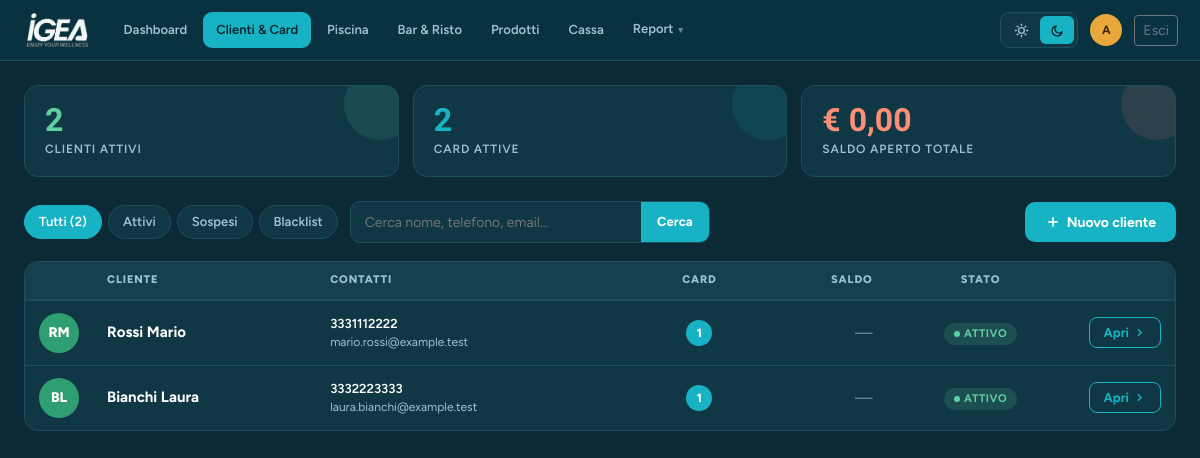
The page /customers (signed in) on the database its author committed.
### tables this page shows
CREATE TABLE customers (
  id INT UNSIGNED AUTO_INCREMENT PRIMARY KEY,
  first_name VARCHAR(100) NOT NULL,
  last_name VARCHAR(100) NOT NULL,
  phone VARCHAR(40),
  email VARCHAR(190),
  fiscal_code VARCHAR(32),
  birth_date DATE,
  address VARCHAR(255),
  privacy_consent TINYINT(1) NOT NULL DEFAULT 0,
  status ENUM('attivo','sospeso','blacklist') NOT NULL DEFAULT 'attivo',
  notes TEXT,
  created_at TIMESTAMP DEFAULT CURRENT_TIMESTAMP,
  updated_at TIMESTAMP DEFAULT CURRENT_TIMESTAMP ON UPDATE CURRENT_TIMESTAMP,
  INDEX idx_customers_last_name (last_name),
  INDEX idx_customers_phone (phone),
  INDEX idx_customers_email (email)
);

### app/Helpers/functions.php (called while the page is built, shortened)
<?php
function app_config(string $key, mixed $default = null): mixed
{
    static $config = null;
    if ($config === null) {
        $config = require __DIR__ . '/../../config/app.php';
    }
    return $config[$key] ?? $default;
}
function db(): PDO
{
    $config = require __DIR__ . '/../../config/database.php';
    $dsn = sprintf('mysql:host=%s;port=%s;dbname=%s;charset=%s', $config['host'], $config['port'], $config['database'], $config['charset']);
    $pdo = new PDO($dsn, $config['username'], $config['password'], [
        PDO::ATTR_ERRMODE => PDO::ERRMODE_EXCEPTION,
        PDO::ATTR_DEFAULT_FETCH_MODE => PDO::FETCH_ASSOC,
        PDO::ATTR_EMULATE_PREPARES => false,
    ]);
    return $pdo;
}
function e(?string $value): string
{
    return htmlspecialchars((string) $value, ENT_QUOTES | ENT_SUBSTITUTE, 'UTF-8');
}
function url(string $path = ''): string
{
    $base = rtrim(app_config('base_url', ''), '/');
    return $base . '/' . ltrim($path, '/');
}
function request_input(string $key, mixed $default = null): mixed
{
    return $_POST[$key] ?? $_GET[$key] ?? $default;
}

### config/database.php (called while the page is built)
<?php
return [
    'host' => getenv('DB_HOST') ?: '127.0.0.1',
    'port' => getenv('DB_PORT') ?: '3306',
    'database' => getenv('DB_DATABASE') ?: 'igea_pool_manager',
    'username' => getenv('DB_USERNAME') ?: 'root',
    'password' => getenv('DB_PASSWORD') ?: '',
    'charset' => 'utf8mb4',
];

### config/app.php (called while the page is built)
<?php
return [
    'name' => 'Igea Club Pool Manager',
    'base_path' => dirname(__DIR__),
    'base_url' => getenv('APP_URL') ?: '',
    'session_name' => 'igea_pool_manager',
    'session_timeout' => 7200,
    'timezone' => 'Europe/Rome',
    'debug' => (bool) (getenv('APP_DEBUG') ?: false),
];

### views/customers/index.php (the view, shortened to what this page needs)
<?php
function cu_avatar_color(string $name): string {
    $palette = ['#17b3c4','#2f9e72','#7a6bb0','#e8624a','#b07d11','#0b5e74','#e8a020'];
    return $palette[abs(crc32($name)) % count($palette)];
}
function cu_initials(string $first, string $last): string {
    return mb_strtoupper(mb_substr($last, 0, 1) . mb_substr($first, 0, 1));
}
?>
<div class="cu-page">
<?php if (!isset($customer)): ?>
<?php
  $stat_active   = 0; $stat_suspended = 0; $stat_blacklist = 0;
  $stat_balance  = 0.0; $stat_cards = 0;
  foreach (($customers ?? []) as $c) {
      if ($c['status'] === 'attivo')    $stat_active++;
      $stat_balance += (float)$c['total_balance'];
      $stat_cards   += (int)$c['active_cards'];
  }
?>
<div class="cu-kpi-grid">
  <div class="cu-kpi kpi-green">
    <div class="cu-kpi-num"><?= $stat_active ?></div>
    <div class="cu-kpi-label">Clienti attivi</div>
  </div>
  <div class="cu-kpi kpi-blue">
    <div class="cu-kpi-num"><?= $stat_cards ?></div>
    <div class="cu-kpi-label">Card attive</div>
  </div>
  <div class="cu-kpi kpi-red">
    <div class="cu-kpi-num">€&nbsp;<?= number_format($stat_balance, 2, ',', '.') ?></div>
    <div class="cu-kpi-label">Saldo aperto totale</div>
  </div>
</div>
<div class="cu-toolbar">
  <div class="cu-pills">
    <span class="cu-pill active" data-filter="tutti">Tutti (<?= count($customers ?? []) ?>)</span>
    <span class="cu-pill" data-filter="attivo">Attivi</span>
    <span class="cu-pill pill-warn" data-filter="sospeso">Sospesi</span>
    <span class="cu-pill pill-danger" data-filter="blacklist">Blacklist</span>
  </div>
  <form method="GET" action="<?= url('/customers') ?>" class="cu-search-wrap">
    <input type="text" name="q" placeholder="Cerca nome, telefono, email…" value="<?= e($q ?? '') ?>">
    <button type="submit">Cerca</button>
  </form>
  <a href="<?= url('/customers/register') ?>" class="cu-new-btn">
    <svg width="16" height="16" viewBox="0 0 24 24" fill="none" stroke="currentColor" stroke-width="2.5"><line x1="12" y1="5" x2="12" y2="19"/><line x1="5" y1="12" x2="19" y2="12"/></svg>
    Nuovo cliente
  </a>
</div>
<?php if (empty($customers)): ?>
<div class="cu-empty">
  <div class="cu-empty-icon">👤</div>
  <div class="cu-empty-title">Nessun cliente trovato</div>
  <?php if (!empty($q)): ?>
    <p>Prova con un termine di ricerca diverso.</p>
    <a href="<?= url('/customers') ?>" class="btn btn-outline-secondary btn-sm">✕ Cancella ricerca</a>
  <?php else: ?>
    <a href="<?= url('/customers/register') ?>" class="cu-new-btn" style="margin:0 auto">+ Registra il primo cliente</a>
  <?php endif; ?>
</div>
<?php else: ?>
<div class="cu-table-wrap">
  <table class="cu-table" id="cuTable">
    <thead>
      <tr>
        <th style="width:48px"></th>
        <th>Cliente</th>
        <th>Contatti</th>
        <th class="text-center">Card</th>
        <th class="text-end">Saldo</th>
        <th class="text-center">Stato</th>
        <th style="width:100px"></th>
      </tr>
    </thead>
    <tbody>
    <?php foreach ($customers as $c):
      $fullName = $c['last_name'] . ' ' . $c['first_name'];
      $initials = cu_initials($c['first_name'], $c['last_name']);
      $bgColor  = cu_avatar_color($fullName);
      $bal      = (float)$c['total_balance'];
      $statusBadgeClass = match($c['status']) {
          'attivo'    => 'cu-badge-green',
          'sospeso'   => 'cu-badge-yellow',
          'blacklist' => 'cu-badge-red',
          default     => 'cu-badge-gray',
      };
    ?>
    <tr data-status="<?= e($c['status']) ?>"
        onclick="location.href='<?= url('/customers?id=' . (int)$c['id']) ?>'">
      <td>
        <div class="cu-avatar" style="background:<?= $bgColor ?>"><?= $initials ?></div>
      </td>
      <td>
        <div style="font-weight:700;font-size:15px"><?= e($fullName) ?></div>
      </td>
      <td>
        <?php if ($c['phone']): ?><div style="font-size:13px;font-weight:600"><?= e($c['phone']) ?></div><?php endif; ?>
        <?php if ($c['email']): ?><div style="font-size:12px;color:var(--muted)"><?= e($c['email']) ?></div><?php endif; ?>
      </td>
      <td class="text-center">
        <?php if ((int)$c['active_cards'] > 0): ?>
          <span class="cu-card-count"><?= (int)$c['active_cards'] ?></span>
        <?php else: ?>
          <span style="color:var(--muted-2)">—</span>
        <?php endif; ?>
      </td>
      <td class="text-end">
        <?php if ($bal > 0): ?>
          <span style="color:var(--bad);font-weight:800;font-size:14px">€&nbsp;<?= number_format($bal, 2, ',', '.') ?></span>
        <?php else: ?>
          <span style="color:var(--muted-2)">—</span>
        <?php endif; ?>
      </td>
      <td class="text-center">
        <span class="cu-badge <?= $statusBadgeClass ?>">
          <span class="cu-badge-dot"></span>
          <?= e($c['status']) ?>
        </span>
      </td>
      <td onclick="event.stopPropagation()">
        <a href="<?= url('/customers?id=' . (int)$c['id']) ?>" class="cu-open-btn">
          Apri
          <svg width="13" height="13" viewBox="0 0 24 24" fill="none" stroke="currentColor" stroke-width="2.5"><polyline points="9 18 15 12 9 6"/></svg>
        </a>
      </td>
    </tr>
    <?php endforeach; ?>
    </tbody>
  </table>
</div>
<?php endif; ?>
<?php endif;  ?>
</div>

### rows shown on the page
customers: initials "RM", fullName "Rossi Mario", phone "3331112222", email "mario.rossi@example.test", active_cards "1", status "ATTIVO"
customers: initials "BL", fullName "Bianchi Laura", phone "3332223333", email "laura.bianchi@example.test", active_cards "1", status "ATTIVO"

### other values the page prints
$item['label'] "Dashboard"
$item['label'] "Clienti & Card"
$item['label'] "Piscina"
$item['label'] "Bar & Risto"
$item['label'] "Prodotti"
$item['label'] "Cassa"
$item['label'] "Report"
$initials "A"
$stat_active "2"
$stat_cards "2"
$stat_balance "0,00"
count($customers ?? []) "2"
